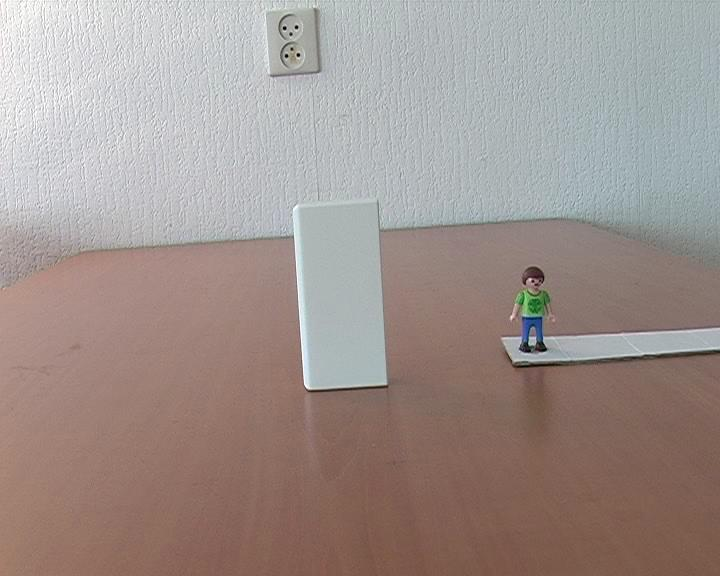
#> input picture lab3/person_toy/00000004.jpg, 720 x 576 px, given in place of 0000.jpeg, which was not available
$ python harris_corner_detection.py
#> lines starting #> are read from the running program, lines starting #| are printed output that depends on the picture; pictures that were not available may be replaced by others from this repository, and a replacement may not be noted
import numpy as np
from scipy.signal import convolve2d
from scipy.ndimage import gaussian_filter
import matplotlib.pyplot as plt
import cv2
import imutils

def harris_detector(image, threshold, n):
    """
    :param image: input image
    :param threshold: threshold for corner value
    :param n: window size to search for local maxima
    :return:
    """
    Gx = np.array([[-1, 0, 1]])
    Gy = Gx.T

    Ix = convolve2d(image, Gx, boundary="symm", mode="same")
    Iy = convolve2d(image, Gy, boundary="symm", mode="same")

    A = gaussian_filter(Ix ** 2, 1.5,5)
    B = gaussian_filter(Ix * Iy, 1.5,5)
    C = gaussian_filter(Iy ** 2, 1.5,5)

    H = (A * C - B ** 2) - 0.04 * (A + C) ** 2

    r = []
    c = []
    for i in range(n // 2, H.shape[0] - n // 2):
        for j in range(n // 2, H.shape[1] - n // 2):
            if H[i, j] == H[i - n // 2:i + n // 2 + 1, j - n // 2:j + n // 2 + 1].max() and H[i, j] > threshold:
                r.append(i)
                c.append(j)

    return H, np.array(r), np.array(c)

if __name__ == "__main__":
    img = cv2.imread("./pingpong/0000.jpeg")
#> img is the input picture: shape (576, 720, 3); mean B, G, R 142.7, 147.1, 159.9
    img = cv2.cvtColor(img, cv2.COLOR_BGR2RGB)
    img = cv2.cvtColor(img, cv2.COLOR_RGB2GRAY)
#> img: shape (576, 720)
    img = img.astype(np.float32)

    img2 = cv2.imread("./person_toy/00000001.jpg")
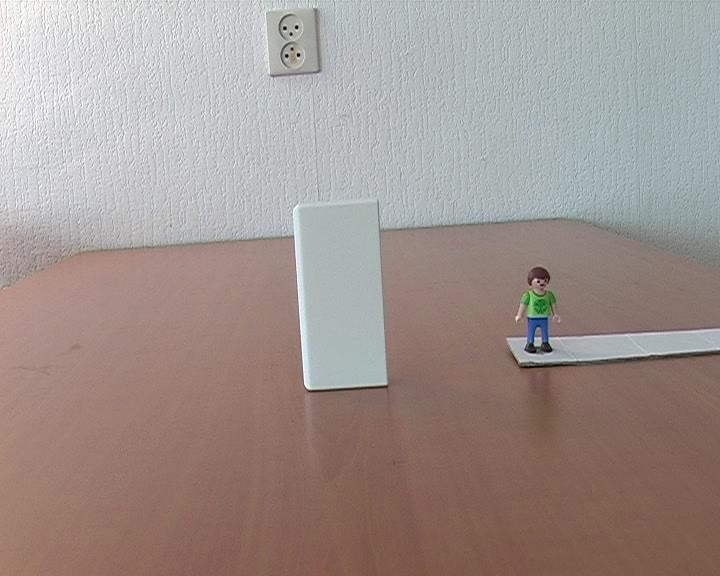
#> input picture lab3/person_toy/00000001.jpg, 720 x 576 px
#> img2 is the input picture: shape (576, 720, 3); mean B, G, R 142.8, 147.3, 160.2
    img2 = cv2.cvtColor(img2, cv2.COLOR_BGR2RGB)
    img2 = cv2.cvtColor(img2, cv2.COLOR_RGB2GRAY)
#> img2: shape (576, 720)
    img2 = img2.astype(np.float32)

    _,r,c = harris_detector(img,130000,9)
#> in harris_detector, `Ix = convolve2d(image, Gx, boundary="symm", mode="same")`:
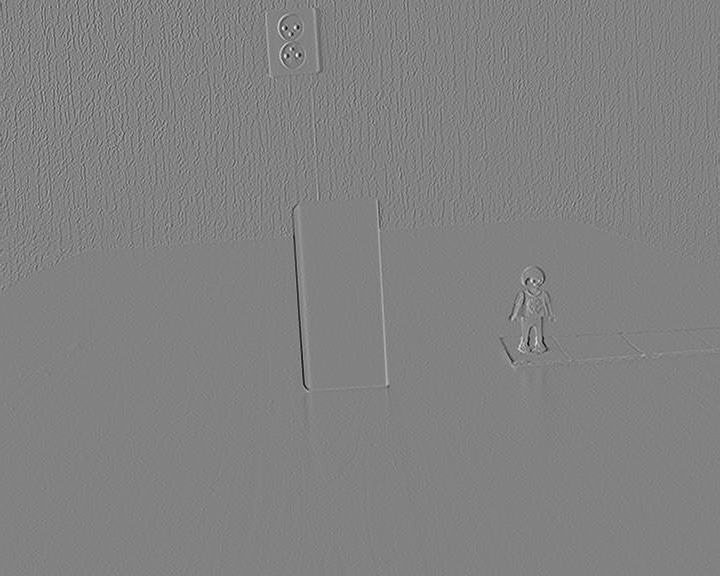
#> Ix: shape (576, 720) float64; min -189, max 183, mean 0.1; drawn with min black and max white
#> r = [28, 29, 35, 56, 57, 282, 282, 347, 349, 349, 385]; c = [295, 285, 291, 297, 285, 535, 540, 529, 519, 544, 304]
    plt.imshow(img,cmap='gray')
    plt.scatter(c,r,color ='yellow',marker='+')
    plt.xticks([], [])
    plt.yticks([], [])
    plt.show()
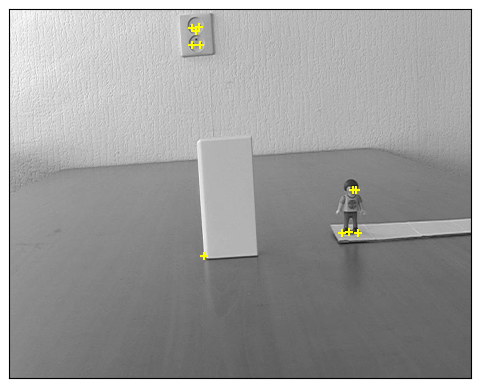
#> figure drawn by matplotlib, 1 panel
    _, r, c = harris_detector(img2, 50000, 9)
#> r = [28, 29, 35, 41, 56, 57, 282, 345, 348, 352, 352, 387]; c = [295, 285, 290, 284, 299, 285, 539, 532, 550, 525, 535, 306]
    plt.imshow(img2, cmap='gray')
    plt.scatter(c, r, color='yellow', marker='+')
    plt.xticks([], [])
    plt.yticks([], [])
    plt.show()

    ##90
    img_rotate_90_clockwise = cv2.rotate(img, cv2.ROTATE_90_CLOCKWISE)
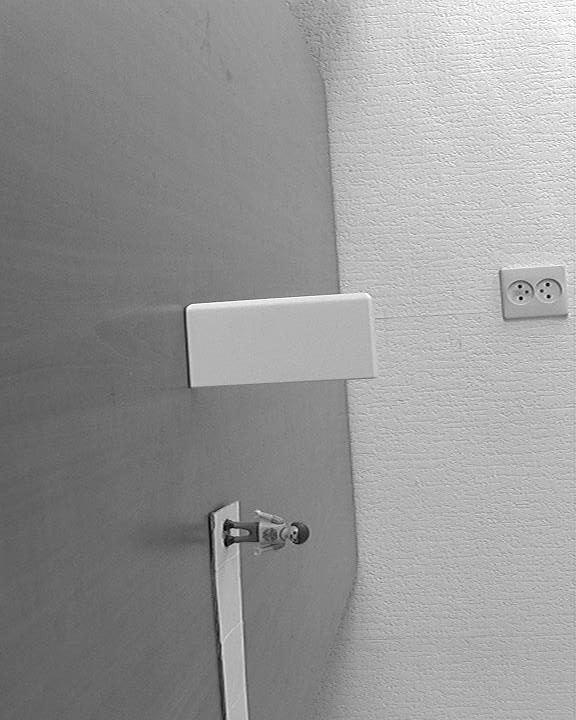
#> img_rotate_90_clockwise: shape (720, 576) float32; min 0, max 255, mean 150.4
    _, r, c = harris_detector(img_rotate_90_clockwise, 130000, 9)
#> call 3 of harris_detector, with threshold = 130000, n = 9
#> in harris_detector (call 3), `Ix = convolve2d(image, Gx, boundary="symm", mode="same")`:
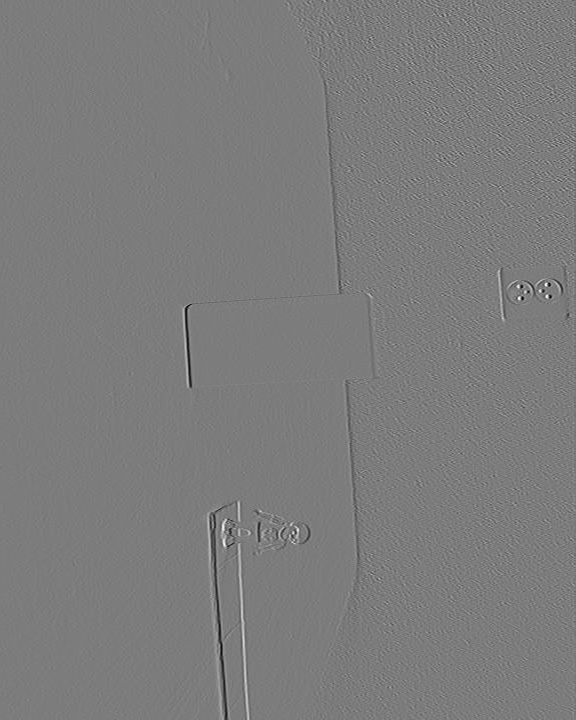
#> Ix: shape (720, 576) float64; min -174, max 182, mean -0.3; drawn with min black and max white
#> r = [285, 285, 291, 295, 297, 304, 519, 529, 535, 540, 544]; c = [518, 546, 540, 547, 519, 190, 226, 228, 293, 293, 226]
    plt.imshow(img_rotate_90_clockwise,cmap='gray')
    plt.scatter(c, r, marker='+', color='yellow', linewidths=1)
    plt.xticks([])
    plt.yticks([])
    plt.show()

    ##45

    r45 = imutils.rotate(img,angle=45)
    _,r,c = harris_detector(r45, 130000, 9)
#> call 4 of harris_detector, with threshold = 130000, n = 9
#> in harris_detector (call 4), `H = (A * C - B ** 2) - 0.04 * (A + C) ** 2`:
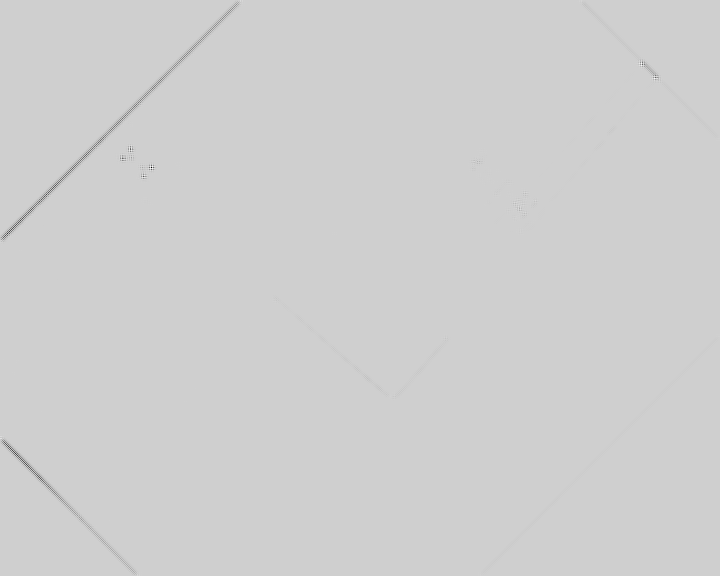
#> H: shape (576, 720) float64; min -5438943, max 1231909.4, mean -7023.7; drawn with min black and max white
#> r = [63, 78, 150, 158, 159, 161, 166, 168, 175, 192, 200, 202, 209, 212]; c = [641, 654, 131, 130, 121, 474, 152, 141, 144, 524, 535, 514, 520, 525]
    plt.imshow(r45,cmap='gray')
    plt.scatter(c,r,marker='+',color= 'yellow',linewidths=1)
    plt.xticks([])
    plt.yticks([])
    plt.show()
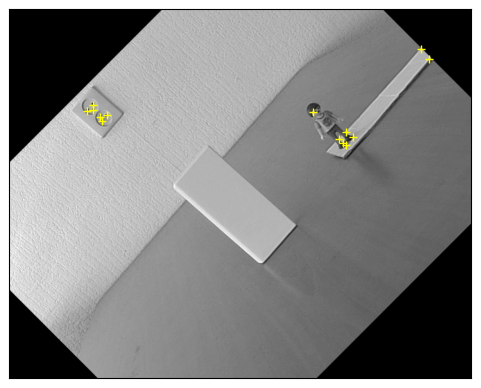
#> figure drawn by matplotlib, 1 panel
